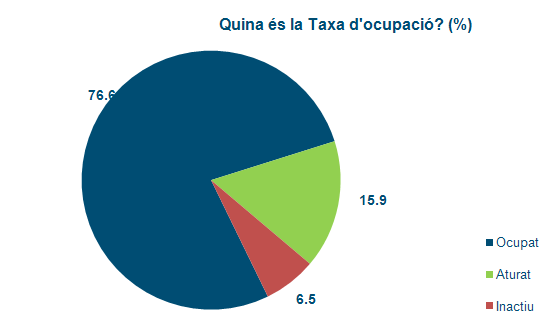
#> input picture test_p3.png, 559 x 326 px
$ jupyter execute --allow-errors graph_try2.ipynb   (shell and % lines are left out)
#> lines starting #> are read from the running program, lines starting #| are printed output that depends on the picture
<a href="https://colab.research.google.com/github/harmeet-singh-bagga/ExplainableNLPsuite/blob/main/graph_try2.ipynb" target="_parent"></a>

[cell 1]
import warnings
warnings.filterwarnings('ignore')

[cell 2]
# Required Libraries
import cv2
import pytesseract
from PIL import Image
import numpy as np
from transformers import pipeline
from transformers import T5ForConditionalGeneration, T5Tokenizer
import torch

# Step 1: Load the OCR Model for Graph Text Detection
def extract_text_from_image(image_path):
#> called with image_path = 'test_p3.png'
    image = cv2.imread(image_path)
#> image is the input picture: shape (326, 559, 3); mean B, G, R 210.8, 207.9, 189.4
    gray = cv2.cvtColor(image, cv2.COLOR_BGR2GRAY)
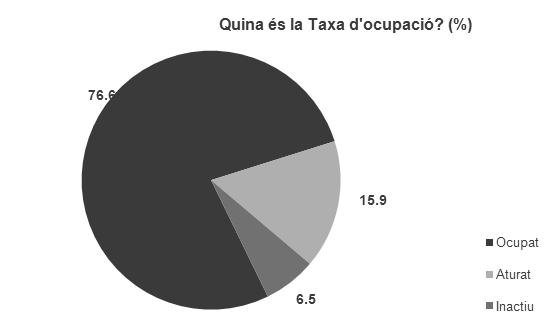
#> gray: shape (326, 559); min 58, max 255, mean 202.7
    # Preprocessing for better OCR results
    gray = cv2.medianBlur(gray, 5)
    text = pytesseract.image_to_string(gray)
    return text

# Step 2: Image Processing to Identify Graph Type
# [34 lines left out: functions identify_graph_type, generate_insights, not called in this run]

# Step 4: Main Function to Run the Project
def analyze_graph(image_path, prompt):
    # Step 1: Extract Text from Graph
    text_from_graph = extract_text_from_image(image_path)
    print("Extracted text from graph:", text_from_graph)

    # Step 2: Identify Graph Type (For future classification expansion)
    graph_type = identify_graph_type(image_path)
    print(f"Identified Graph Type: {graph_type}")

    # Step 3: Generate Insights using NLG
    insights = generate_insights(text_from_graph, prompt)

    return insights

# Example Run
#> (the rest of this cell did not finish here and is left out)
